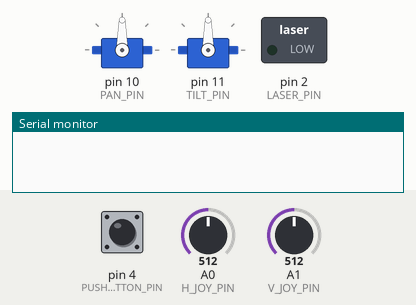
Simulated run of this sketch. Board: Arduino Uno, built with avr-gcc and run on an emulated ATmega328P. Parts: 2 × servo, switched loads named in the sketch (green lamp = pin HIGH), the last lines printed to the serial monitor. Inputs (shaded band) come from the test bench; at power-on: A0 (H_JOY_PIN) = 512, A1 (V_JOY_PIN) = 512, pin 4 (PUSHBUTTON_PIN) LOW.

Above: at 1.2 s.
1.3 s: A0 (H_JOY_PIN) set to 531
2.8 s: A0 (H_JOY_PIN) set to 551
4.7 s: A1 (V_JOY_PIN) set to 716
At 5.3 s:
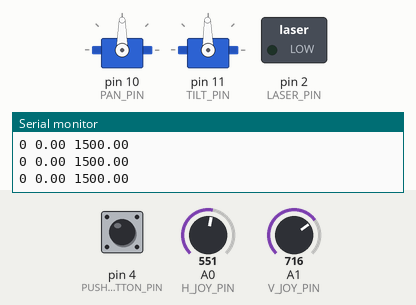
7.7 s: A1 (V_JOY_PIN) set to 933
At 8.48 s:
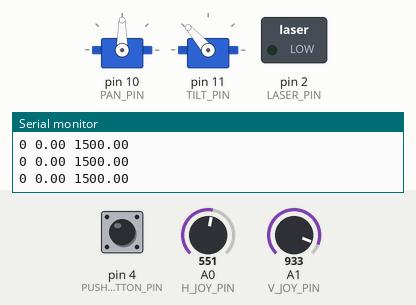
10.7 s: A0 (H_JOY_PIN) set to 306
At 11.43 s:
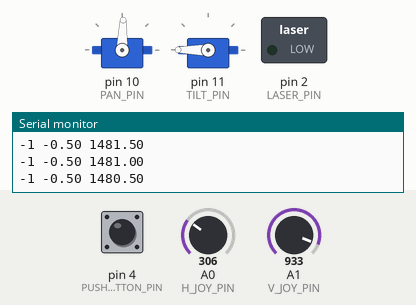
13.7 s: A1 (V_JOY_PIN) set to 497
16.7 s: A1 (V_JOY_PIN) set to 471
At 18.17 s:
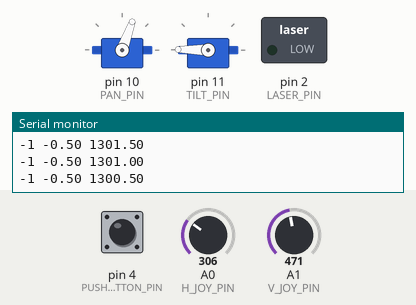
Timing chart, 0 to 23.9 s (numbered marks = the images above; inputs shaded):
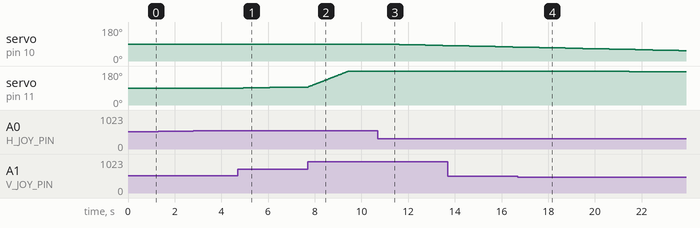

Measured:
- the behaviour switches between 480 and 479 on A1 (V_JOY_PIN) (found by bisection; images 3 and 4)
- after the input at 1.3 s, every drawn part: stays the same
- after the input at 4.7 s, servo on pin 11 (TILT_PIN): moves from 90° to 95° over 2.2 s, starting after 0.25 s
- after the input at 10.7 s, servo on pin 10 (PAN_PIN): moves from 90° to 82° over 2.6 s, starting after 0.20 s
- after the input at 16.7 s, servo on pin 11 (TILT_PIN): 180° → 179° after 1.0 s, → 178° 1.9 s later, → 177° 1.9 s later, → 176° 1.9 s later

The sketch:

roboTurret3_gunMount.ino
```cpp
/***********************************************************************************
 *     ______            RobotGeek Desktop RoboTurret v3         ______
 *      |  |            Direct Joystick & Button Control          |  |
 *      |__|_                                                    _|__|
 *   ___|____|_                                                 _|___|___
 *    |       |    _                                        _   |       |
 *   _|_______|____|_                                      _|___|_______|_
 *
 *  The following sketch will allow you to control a Desktop RobotTurret v3 using
 *  the included RobotGeek Joysticl and RobotGeek Pushbutton
 *    http://www.trossenrobotics.com/robotGeek-pushbutton
 *    http://www.trossenrobotics.com/robotgeek-joystick
 *
 *  Wiring
 *    Pan Servo - Digital Pin 10
 *    Tilt Servo - Digital Pin 11
 *    Laser - Digital Pin 2
 *    Pushbutton Servo - Digital Pin 4
 *    Joystick(Horizontal)- Analog Pin 0
 *    Joystick(Vertica)l- Analog Pin 2
 *    Jumper for pins 9/10/11 should be set to 'VIN'
 *
 *  Control Behavior:
 *    The Horizontal Joystick will move the Pan Servo
 *    The Vertical Joystick will move the Tilt Servo
 *    The Pushbutton  will toggle the laser mofule on/off
 *
 *  External Resources
 *
 ***********************************************************************************/
//Includes
#include <Servo.h>

//Defines
#define PAN_PIN 10        //Pan Servo Digital Pin
#define TILT_PIN 11       //Tilt Servo Digital Pin

#define H_JOY_PIN 0       //Horizontal Joystick Analog Pin
#define V_JOY_PIN 1       //Vertical Joystick Analog Pin

#define LASER_PIN 2       //Laser Digital Pin - not used in this sketch
#define REALY_PIN 7       // Digital Pin to activate the motor via the relay

#define PUSHBUTTON_PIN 4  //Pushbutton Digital Pin

//deadband values for the joysticks - values between DEADBANDLOW and DEADBANDHIGH will be ignored
#define DEADBANDLOW 480   //lower deadband value for the joysticks
#define DEADBANDHIGH 540  //upper deadband value for the joysticks

//max/min puse values in microseconds to send to the servo
#define PAN_MIN      600  //full counterclockwise for RobotGeek 180 degree servo
#define PAN_MAX      2400 //full clockwise for RobotGeek 180 degree servo
#define TILT_MIN  600     //full counterclockwise for RobotGeek 180 degree servo
#define TILT_MAX  2400    //full clockwise for RobotGeek 180 degree servo

float speed = 10;        //alter this value to change the speed of the system. Higher values mean higher speeds 5-500 approximate recommended range

Servo panServo, tiltServo;  // create servo objects to control the pan and tilt servos

float horizontalValue, verticalValue;            //variables to hold the last reading from the analog pins for the horizontal and vertical joystick
float horizontalValueMapped, verticalValueMapped;//variables to hold mapped readings from the vertical values. These mapped readings will be appropriate to work with servo values

float panValue = 1500;   //current positional value being sent to the pan servo.
float tiltValue = 1500;  //current positional value being sent to the tilt servo.

//State Variables
int laserState = LOW;         //The current state of the laser module
int buttonState;             // the current state of the pushbuton
int lastButtonState = LOW;   // the previous reading from the input pin

//Timing variables for button debouncing
long lastDebounceTime = 0;  // the last time the output pin was toggled. This variable is a 'long' because it may need to hold many milliseconds, and a 'long' will afford more space than an 'int'
int debounceDelay = 50;    // the amount of time that that a button must be held, for a reading to register (in milliseconds)

void setup()
{
  //initialize servos
  panServo.attach(PAN_PIN, PAN_MIN, PAN_MAX);  // attaches/activates the pan servo on pin PAN_PIN and sets lower/upper limits that can be sent to the servo
  tiltServo.attach(TILT_PIN, TILT_MIN, TILT_MAX);  // attaches/activates the tilt servo on pin TILT_PIN and sets lower/upper limits that can be sent to the servo

  //initalize digital pins
  pinMode(PUSHBUTTON_PIN, INPUT);  //set the PUSHBUTTON Pin to an Input
  pinMode(LASER_PIN, OUTPUT);      //set the LASER Pin to an output

  //Analog pins do not need to be initialized

  //write initial servo positions to set the servos to 'home'
  panServo.writeMicroseconds(panValue);  //sets the pan servo position to the default 'home' value
  tiltServo.writeMicroseconds(tiltValue);//sets the tilt servo position to the default 'home' value
  Serial.begin(9600);
}

void loop()
{

  /**************Button Reading and Debouncing / Laser Control *******************************/
  //In this sketch the Pushbutton will be used to toggle the laser on and off.
  //When a user makes/breaks electrical contacts by pushing/releasing the pushbutton,
  //the signal can 'bounce' between LOW and HIGH. This may cause erratic behavior,
  //in this case toggling the laser on/off multiple times. To combat this, the sketch
  //will 'debounce' the button by reading multiple times over a period of time. If a
  //button is read as 'high' for multiple successive reads, then the signal was an
  //actual button event.
  //See http://arduino.cc/en/Tutorial/Debounce

  int reading = digitalRead(PUSHBUTTON_PIN);  //read from the digital pin PUSHBUTTON - keep in mind that a HIGH reading might be a false reading, so it must be filtered through the debounce code

  digitalWrite(REALY_PIN, reading);  // set the Laser based on the lateset laser state


  /**************Servo Positions *******************************/
  //read the values from the analog sensors/joysticks
   horizontalValue = analogRead(H_JOY_PIN);
   verticalValue = analogRead(V_JOY_PIN);

   //check that the joystick is outisde of the deadband. Movements in the deadband should not register
   if(horizontalValue < DEADBANDLOW || horizontalValue > DEADBANDHIGH)
   {
     //horizontalValue will hold a value between 0 and 1023 that correspods to the location of the joystick. The map() function will convert this value
     //into a value between speed and -speed. This value can then be added to the current panValue to incrementley move ths servo
//     horizontalValueMapped = 1.0 * map(horizontalValue, 0, 1023, -speed, speed)/50 ;
//
//     panValue = panValue + (horizontalValueMapped); //add the horizontalValueMapped to panValue to slowly increment/decrement the tiltValue
//


      if(horizontalValue > 923 || horizontalValue < 100)
      {
           horizontalValueMapped = 1.0 * map(horizontalValue, 0, 1023, -speed, speed) ;

      }

      else
      {
           horizontalValueMapped = 1.0 * map(horizontalValue, 0, 1023, -speed, speed)/10 ;

      }

      panValue = panValue + (horizontalValueMapped); //add the horizontalValueMapped to panValue to slowly increment/decrement the tiltValue
//

     //even though the servos have min/max value built in when servo.attach() was called, the program must still keep the
     //panValue variable within the min/max bounds, or the turret may become unresponsive
     panValue = max(panValue, PAN_MIN);  //use the max() function to make sure the value never falls below PAN_MIN (0 degrees)
     panValue = min(panValue, PAN_MAX);  //use the min() function to make sute the value never goes above PAN_MAX (180 degrees)

    Serial.print(map(horizontalValue, 0, 1023, -speed, speed)/4);
    Serial.print(' ');
    Serial.print(horizontalValueMapped);
    Serial.print(' ');
    Serial.println(panValue);
   }

   //check that the joystick is outisde of the deadband. Movements in the deadband should not register
   if(verticalValue < DEADBANDLOW || verticalValue > DEADBANDHIGH)
   {
     //horizontalValue will hold a value between 0 and 1023 that correspods to the location of the joystick. The map() function will convert this value
     //into a value between speed and -speed. This value can then be added to the current panValue to incrementley move ths servo


      if(verticalValue > 923 || verticalValue < 100)
      {
           verticalValueMapped = 1.0 * map(verticalValue, 0, 1023, -speed, speed) ;

      }

      else
      {
           verticalValueMapped = 1.0 * map(verticalValue, 0, 1023, -speed, speed)/10 ;

      }

      tiltValue = tiltValue + (verticalValueMapped); //add the verticalValueMapped to tiltValue to slowly increment/decrement the tiltValue


     //even though the servos have min/max value built in when servo.attach() was called, the program must still keep the
     //tiltValue variable within the min/max bounds, or the turret may become unresponsive
     tiltValue = max(tiltValue, TILT_MIN);//use the max() function to make sure the value never falls below 0
     tiltValue = min(tiltValue, TILT_MAX);//use the min() function to make sute the value never goes above 180
   }
  panServo.writeMicroseconds(round(panValue));   // sets the servo position based on the latest panServo value
  tiltServo.writeMicroseconds(round(tiltValue)); // sets the servo position based on the latest tiltServo value

  delay(15); // waits for the servo to get to they're position before proceeding
}
```
